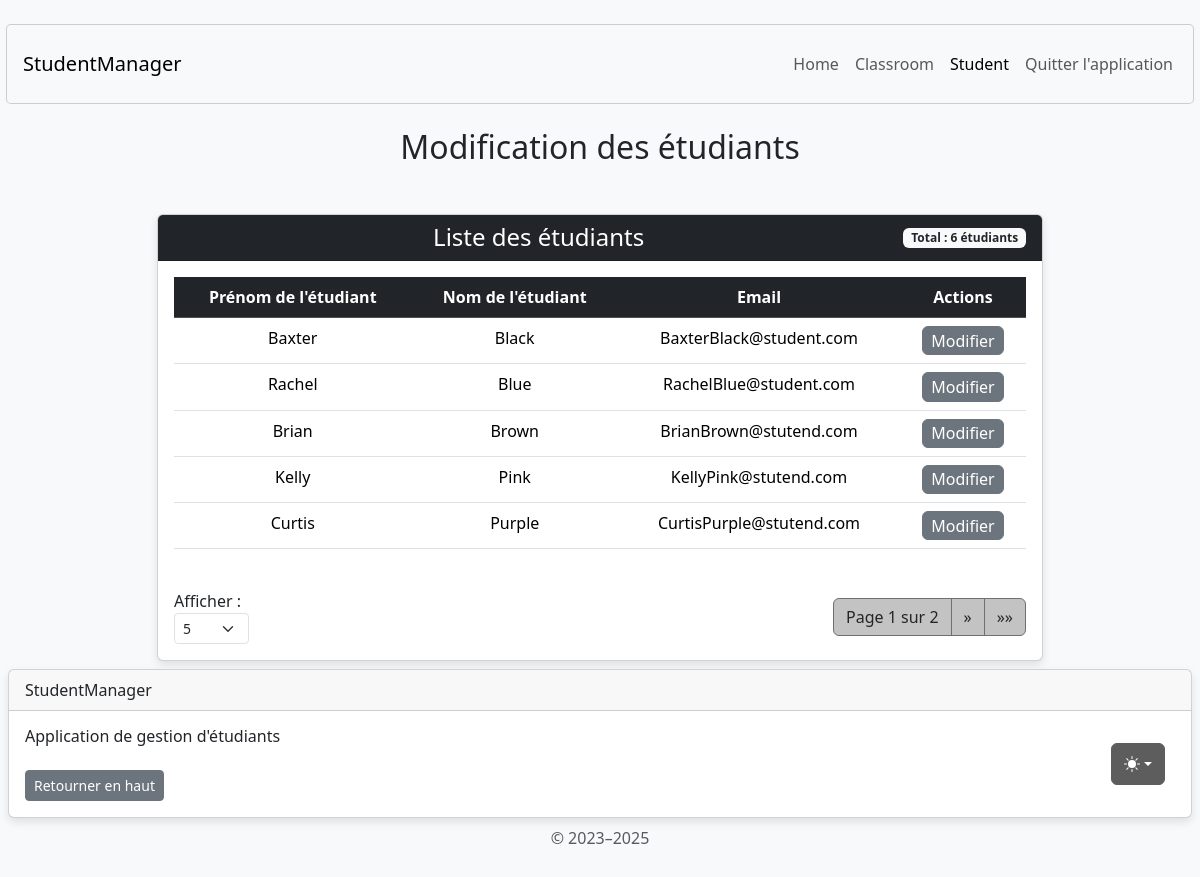
/student/update/, run on an earlier commit of the app's database.
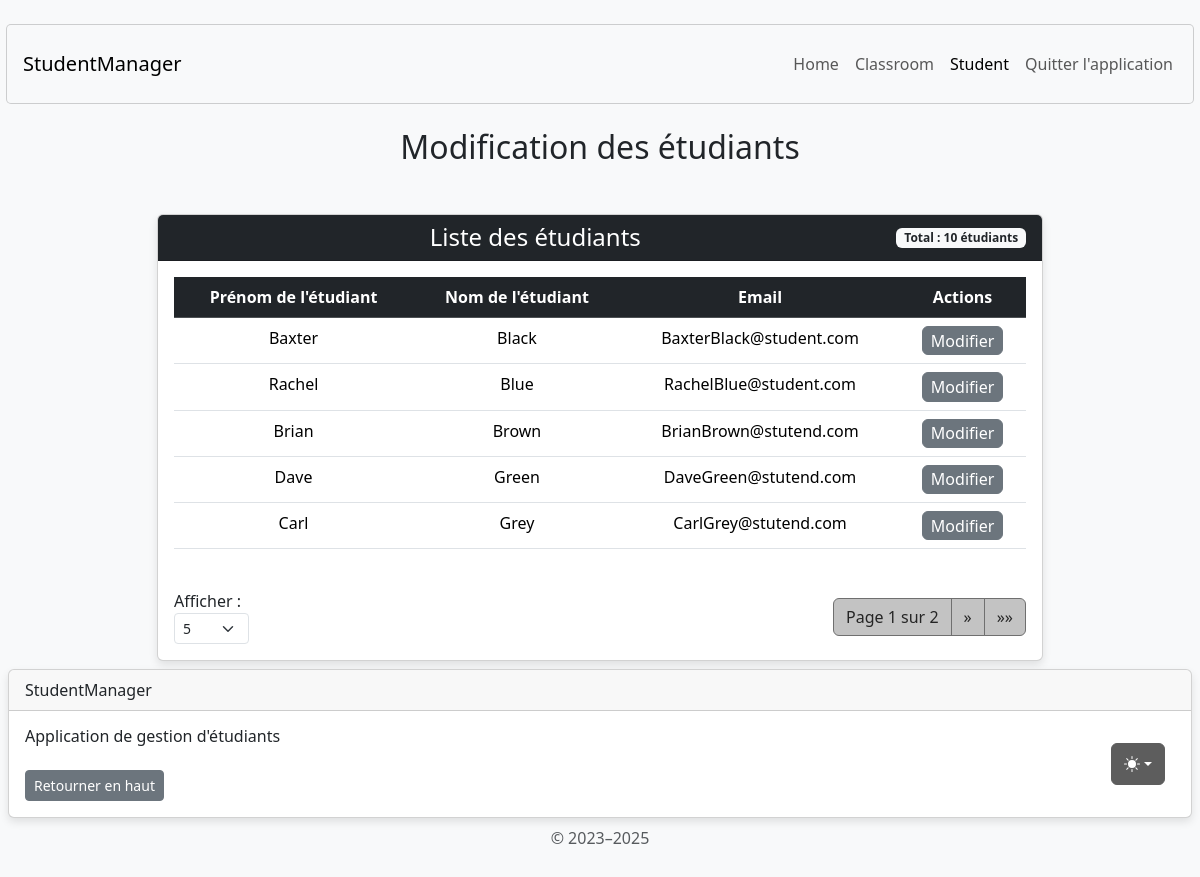
And on a later commit of the database.
### student/models.py (models this page shows, shortened)
class Student(AbstractUser):
    username = None
    email = models.EmailField('email address', unique=True, null=True, blank=True)
    USERNAME_FIELD = 'email'
    REQUIRED_FIELDS = []
    classroom = models.ForeignKey(
        Classroom,
        on_delete=models.SET_NULL,
        null=True,
        blank=True,
        related_name="students"
    )
    lessons = models.ManyToManyField(Lesson, through='StudentLesson', blank=True)
    groups = models.ManyToManyField(
        'auth.Group',
        blank=True,
        related_name='student_set',
        help_text='The groups this user belongs to.',
        verbose_name='groups'
    )
    user_permissions = models.ManyToManyField(
        'auth.Permission',
        blank=True,
        related_name='student_set_permissions',
        help_text='Specific permissions for this user.',
        verbose_name='user permissions'
    )

### student/views.py (the view, shortened to what this page needs)
# urls.py: path('student/update/', update_student_info_view, name='update_student_info'),
def update_student_info_view(request, student_id=None):
    per_page_options = [5, 10, 50, 100]
    classrooms = Classroom.objects.all()
    try:
        items_per_page = int(request.GET.get('items_per_page', 5))
        items_per_page = items_per_page if items_per_page in per_page_options else 5
    except (ValueError, TypeError):
        items_per_page = 10
    students = Student.objects.all().order_by('last_name', 'first_name')
    paginator = Paginator(students, items_per_page)
    page_number = request.GET.get('page')
    page_obj = paginator.get_page(page_number)
    context = {
        'page_obj': page_obj,
        'has_students': students.exists(),
        'items_per_page': items_per_page,
        'per_page_options': per_page_options,
        'classrooms': classrooms,
    }
    return render(request, 'student/update_student_info.html', context)

### student/templates/student/update_student_info.html (shortened to what the changed rows need)
{% extends 'home/base.html' %}
{% load static %}
{% block content %}
<body class="d-flex align-items-center py-4 bg-body-tertiary">
    <main class="container text-center">
        <h2 class="mb-4 mt-4">Modification des étudiants</h2>
        <div class="container mt-5">
            <div class="row justify-content-center">
                <div class="col-md-10">
                    <div class="card">
                        <div class="card-header bg-dark text-white d-flex justify-content-between align-items-center">
                            <h4 class="mb-0 flex-grow-1 text-center">Liste des étudiants</h4>
                            <span class="badge bg-light text-dark">
                                Total : {{ page_obj.paginator.count }} étudiants
                            </span>
                        </div>
                        <div class="card-body">
                            {% if has_students %}
                            <div class="table-responsive">
                                <table class="table table-hover">
                                    <thead class="table-dark">
                                        <tr>
                                            <th scope="col">Prénom de l'étudiant</th>
                                            <th scope="col">Nom de l'étudiant</th>
                                            <th scope="col">Email</th>
                                            <th scope="col">Actions</th>
                                        </tr>
                                    </thead>
                                    <tbody>
                                        {% for student in page_obj %}
                                        <tr>
                                            <td>{{ student.first_name }}</td>
                                            <td>{{ student.last_name }}</td>
                                            <td>{{ student.email }}</td>
                                            <td>
                                                <button type="button" class="btn btn-secondary btn-custom-hover btn-custom-padding"
                                                    data-bs-toggle="modal"
                                                    data-bs-target="#editModal{{ student.id }}">
                                                    Modifier
                                                </button>
                                            </td>
                                        </tr>
                                        {% endfor %}
                                    </tbody>
                                </table>
                            </div>
                            {% else %}
                            <div class="alert alert-info" role="alert">
                                Il n'y a pas d'étudiants à afficher.
                            </div>
                            {% endif %}
                        </div>
                    </div>
                </div>
            </div>
        </div>
    </main>
</body>
{% endblock content %}

What changed in the data, as far as the page shows it:
no longer on this page (row unchanged): Student: first_name "Kelly", last_name "Pink", email "KellyPink@stutend.com"
no longer on this page (row unchanged): Student: first_name "Curtis", last_name "Purple", email "CurtisPurple@stutend.com"
added Student: first_name "Dave", last_name "Green", email "DaveGreen@stutend.com"
added Student: first_name "Carl", last_name "Grey", email "CarlGrey@stutend.com"
Also different on the page:
{{ page_obj.paginator.count }}: "6" → "10"
